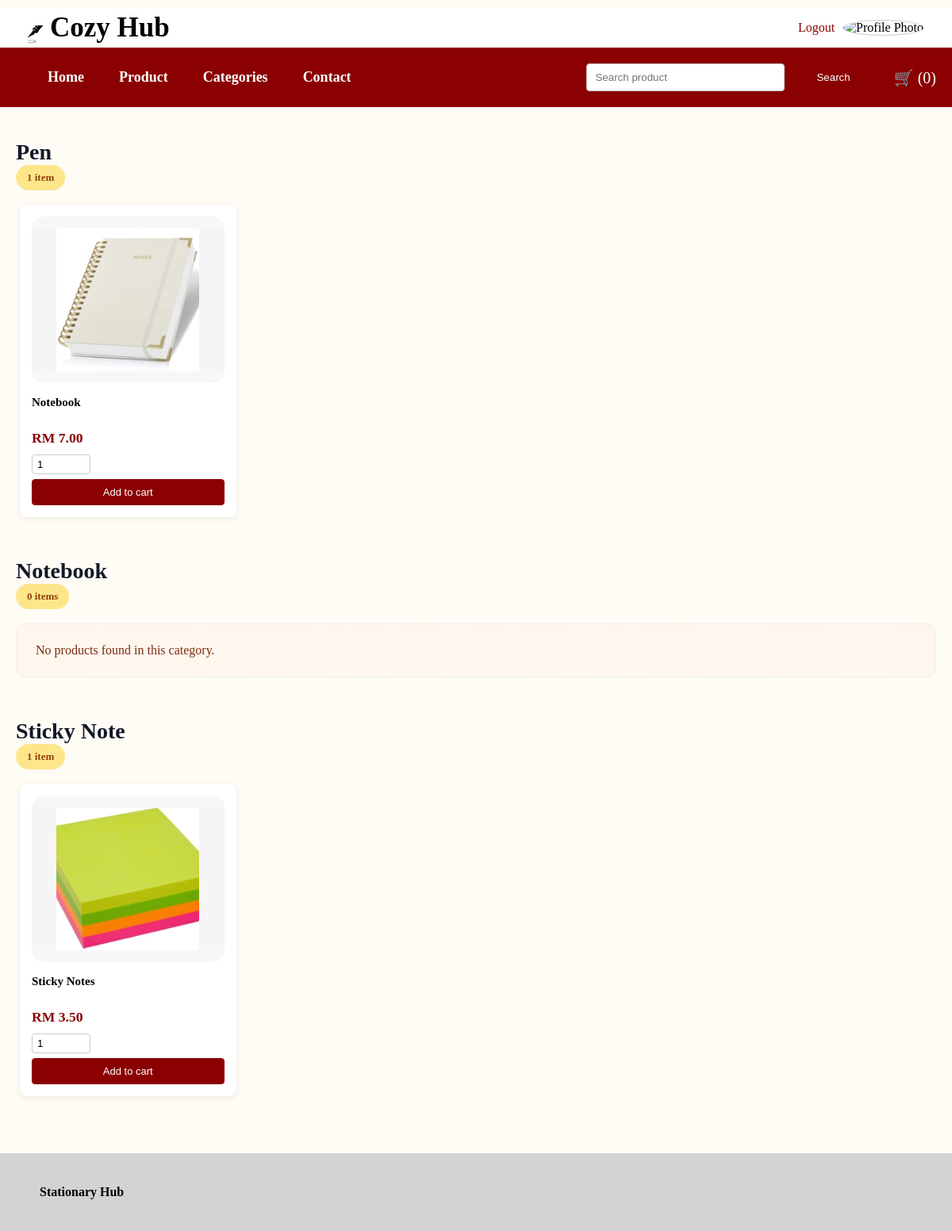
/app/customer/category.php (signed in), run on the app's committed database.
### tables this page shows
CREATE TABLE `category` (
  `category_id` int(11) NOT NULL,
  `category_name` varchar(100) NOT NULL
);

CREATE TABLE `product` (
  `product_id` int(11) NOT NULL,
  `product_name` varchar(100) NOT NULL,
  `category_id` int(11) NOT NULL,
  `price` decimal(10,2) NOT NULL,
  `stock_quantity` int(11) NOT NULL,
  `image` varchar(100) NOT NULL,
  `description` varchar(255) NOT NULL,
  `is_active` tinyint(1) NOT NULL
);

### app/_base.php (called while the page is built, shortened)
<?php
function encode($value) {
    return htmlentities($value);
}
?>

### app/customer/category.php (the view, shortened to what this page needs)
<?php
require '../_base.php';
$stmt = $_db->query('SELECT * FROM category');
$categories = $stmt->fetchAll();
require '../customer_header.php';
?>
<?php foreach ($categories as $cat): ?>
    <?php
        $stmt2 = $_db->prepare('SELECT * FROM product WHERE category_id = ? AND is_active = 1');
        $stmt2->execute([$cat->category_id]);
        $products = $stmt2->fetchAll();
        $productCount = count($products);
    ?>
    <section class="category-section" data-category-id="<?= $cat->category_id ?>">
        <div class="category-header">
            <div>
                <h2><?= encode($cat->category_name) ?></h2>
                <span class="category-badge"><?= $productCount ?> <?= $productCount === 1 ? 'item' : 'items' ?></span>
            </div>
        </div>
        <?php if ($products): ?>
            <div class="product-grid">
    <?php foreach ($products as $index => $p): ?>
        <div class="product-card<?= $index >= 4 ? ' extra-product hidden' : '' ?>">
            <a href="/product/product_detail.php?product_id=<?= $p->product_id ?>">
                <div class="product-thumb-wrapper">
                    <img src="/product_img/<?= encode($p->image) ?>" alt="<?= encode($p->product_name) ?>">
                </div>
            </a>
            <h3><?= encode($p->product_name) ?></h3>
            <p>RM <?= number_format($p->price, 2) ?></p>
            <?php if ($p->stock_quantity > 0): ?>
                <form method="post" class="add-cart-form">
                    <input type="number" name="quantity" value="1" min="1" max="<?= $p->stock_quantity ?>">
                    <button type="submit">Add to cart</button>
                </form>
            <?php else: ?>
                <p>Out of Stock</p>
            <?php endif; ?>
        </div>
    <?php endforeach; ?>
</div>
        <?php else: ?>
            <div class="no-products">No products found in this category.</div>
        <?php endif; ?>
    </section>
<?php endforeach; ?>
<?php include '../_foot.php'; ?>

### app/css/app.css (style rules this page uses)
body { margin: 0; min-height: 100vh; display: grid; grid: auto auto 1fr auto / auto; background-color: #FFFBF5; }
.category-section { margin: 0 auto 32px; padding: 20px 0 0; max-width: 1200px; }
.category-header { display: flex; justify-content: space-between; align-items: center; margin-bottom: 18px; padding: 0 20px; }
.category-header h2 { margin: 0; font-size: 28px; color: #111827; }
.category-badge { display: inline-flex; align-items: center; justify-content: center; padding: 8px 14px; background: #fde68a; color: #92400e; border-radius: 999px; font-size: 13px; font-weight: 700; }
.no-products { margin: 0 20px 10px; padding: 24px; border: 1px dashed #e5e7eb; border-radius: 14px; background: #fff7ed; color: #7c2d12; }
.product-grid { display: grid; grid-template-columns: repeat(auto-fill, minmax(220px, 1fr)); gap: 20px; margin: 0; padding: 0 20px 10px; }
.product-card { padding: 18px; }
.product-thumb-wrapper { display: flex; align-items: center; justify-content: center; height: 210px; margin-bottom: 16px; background: #f7f7f9; border-radius: 16px; }
.product-thumb-wrapper img { width: auto; max-height: 190px; object-fit: contain; }
.product-card h3 { margin: 0 0 10px; color: #111827; font-size: 16px; min-height: 45px; }
.product-card p { margin: 0; color: #b91c1c; font-weight: 700; font-size: 1.05rem; }
.product-grid { display: grid; grid-template-columns: repeat(auto-fill, minmax(250px, 1fr)); gap: 20px; max-width: 1200px; margin: 5px; padding: 0 20px; }
.product-card, .product-item { background: white; border-radius: 8px; box-shadow: 0 2px 8px rgba(0,0,0,0.08); overflow: hidden; transition: transform 0.3s; text-align: left; padding: 15px; }
.product-card img, .product-item img { width: 100%; height: 180px; object-fit: contain; background: #f5f5f5; border-radius: 5px; margin-bottom: 0px; }
.product-card h3 { margin: 4px 0 5px; color: black; font-size: 15px; overflow: hidden; min-height: 38px; }
.product-card p, .product-item .price { margin: 5px 0; color: darkred; font-weight: bold; font-size: 1.1em; }
.product-card .add-cart-form { margin-top: 10px; display: flex; flex-direction: column; gap: 6px; }
.product-card .add-cart-form input[type="number"] { width: 60px; padding: 4px 6px; border: 1px solid #ccc; border-radius: 4px; }
.add-to-cart, .product-card .add-cart-form button { width: 100%; padding: 8px; background: darkred; color: white; border: 1px solid darkred; border-radius: 4px; cursor: pointer; font-size: 13px; transition: background 0.2s; }

### data on the page
category: category_name "Pen", productCount "1", shows "item"
product: image (picture), product_name "Notebook", price "7.00"
category: category_name "Notebook", productCount "0", shows "items", shows "No products found in this category."
category: category_name "Sticky Note", productCount "1", shows "item"
product: image (picture), product_name "Sticky Notes", price "3.50"

### other printed values
$cart_count "0"
